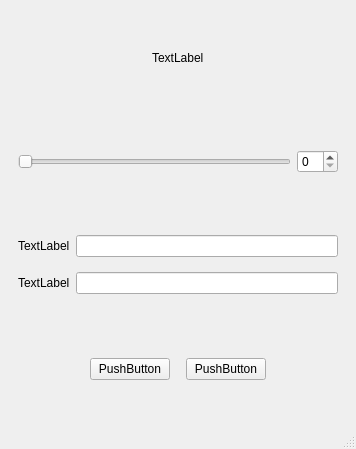
<?xml version="1.0" encoding="UTF-8"?>
<ui version="4.0">
 <class>MainWindow</class>
 <widget class="QMainWindow" name="MainWindow">
  <property name="geometry">
   <rect>
    <x>0</x>
    <y>0</y>
    <width>356</width>
    <height>449</height>
   </rect>
  </property>
  <property name="windowTitle">
   <string>MainWindow</string>
  </property>
  <widget class="QWidget" name="centralwidget">
   <layout class="QGridLayout" name="gridLayout_2">
    <item row="4" column="0">
     <widget class="QWidget" name="widget" native="true">
      <layout class="QHBoxLayout" name="horizontalLayout">
       <item>
        <spacer name="horizontalSpacer">
         <property name="orientation">
          <enum>Qt::Horizontal</enum>
         </property>
         <property name="sizeHint" stdset="0">
          <size>
           <width>39</width>
           <height>20</height>
          </size>
         </property>
        </spacer>
       </item>
       <item>
        <widget class="QPushButton" name="pushButton">
         <property name="text">
          <string>PushButton</string>
         </property>
        </widget>
       </item>
       <item>
        <spacer name="horizontalSpacer_3">
         <property name="orientation">
          <enum>Qt::Horizontal</enum>
         </property>
         <property name="sizeType">
          <enum>QSizePolicy::Fixed</enum>
         </property>
         <property name="sizeHint" stdset="0">
          <size>
           <width>10</width>
           <height>10</height>
          </size>
         </property>
        </spacer>
       </item>
       <item>
        <widget class="QPushButton" name="pushButton_2">
         <property name="text">
          <string>PushButton</string>
         </property>
        </widget>
       </item>
       <item>
        <spacer name="horizontalSpacer_2">
         <property name="orientation">
          <enum>Qt::Horizontal</enum>
         </property>
         <property name="sizeHint" stdset="0">
          <size>
           <width>40</width>
           <height>20</height>
          </size>
         </property>
        </spacer>
       </item>
      </layout>
     </widget>
    </item>
    <item row="2" column="0">
     <widget class="QWidget" name="widget_2" native="true">
      <layout class="QGridLayout" name="gridLayout">
       <item row="1" column="1">
        <widget class="QLineEdit" name="lineEdit_2"/>
       </item>
       <item row="0" column="0">
        <widget class="QLabel" name="label">
         <property name="text">
          <string>TextLabel</string>
         </property>
        </widget>
       </item>
       <item row="0" column="1">
        <widget class="QLineEdit" name="lineEdit"/>
       </item>
       <item row="1" column="0">
        <widget class="QLabel" name="label_2">
         <property name="text">
          <string>TextLabel</string>
         </property>
        </widget>
       </item>
      </layout>
     </widget>
    </item>
    <item row="0" column="0">
     <widget class="QWidget" name="widget_3" native="true">
      <layout class="QHBoxLayout" name="horizontalLayout_2">
       <item>
        <spacer name="horizontalSpacer_4">
         <property name="orientation">
          <enum>Qt::Horizontal</enum>
         </property>
         <property name="sizeHint" stdset="0">
          <size>
           <width>110</width>
           <height>20</height>
          </size>
         </property>
        </spacer>
       </item>
       <item>
        <widget class="QLabel" name="label_3">
         <property name="text">
          <string>TextLabel</string>
         </property>
        </widget>
       </item>
       <item>
        <spacer name="horizontalSpacer_5">
         <property name="orientation">
          <enum>Qt::Horizontal</enum>
         </property>
         <property name="sizeHint" stdset="0">
          <size>
           <width>110</width>
           <height>20</height>
          </size>
         </property>
        </spacer>
       </item>
      </layout>
     </widget>
    </item>
    <item row="1" column="0">
     <widget class="QWidget" name="widget_4" native="true">
      <layout class="QHBoxLayout" name="horizontalLayout_3">
       <item>
        <widget class="QSlider" name="slider">
         <property name="orientation">
          <enum>Qt::Horizontal</enum>
         </property>
        </widget>
       </item>
       <item>
        <widget class="QSpinBox" name="spin"/>
       </item>
      </layout>
     </widget>
    </item>
   </layout>
  </widget>
  <widget class="QMenuBar" name="menubar">
   <property name="geometry">
    <rect>
     <x>0</x>
     <y>0</y>
     <width>356</width>
     <height>26</height>
    </rect>
   </property>
  </widget>
  <widget class="QStatusBar" name="statusbar"/>
 </widget>
 <resources/>
 <connections>
  <connection>
   <sender>spin</sender>
   <signal>valueChanged(int)</signal>
   <receiver>slider</receiver>
   <slot>setValue(int)</slot>
   <hints>
    <hint type="sourcelabel">
     <x>310</x>
     <y>177</y>
    </hint>
    <hint type="destinationlabel">
     <x>151</x>
     <y>176</y>
    </hint>
   </hints>
  </connection>
 </connections>
</ui>
